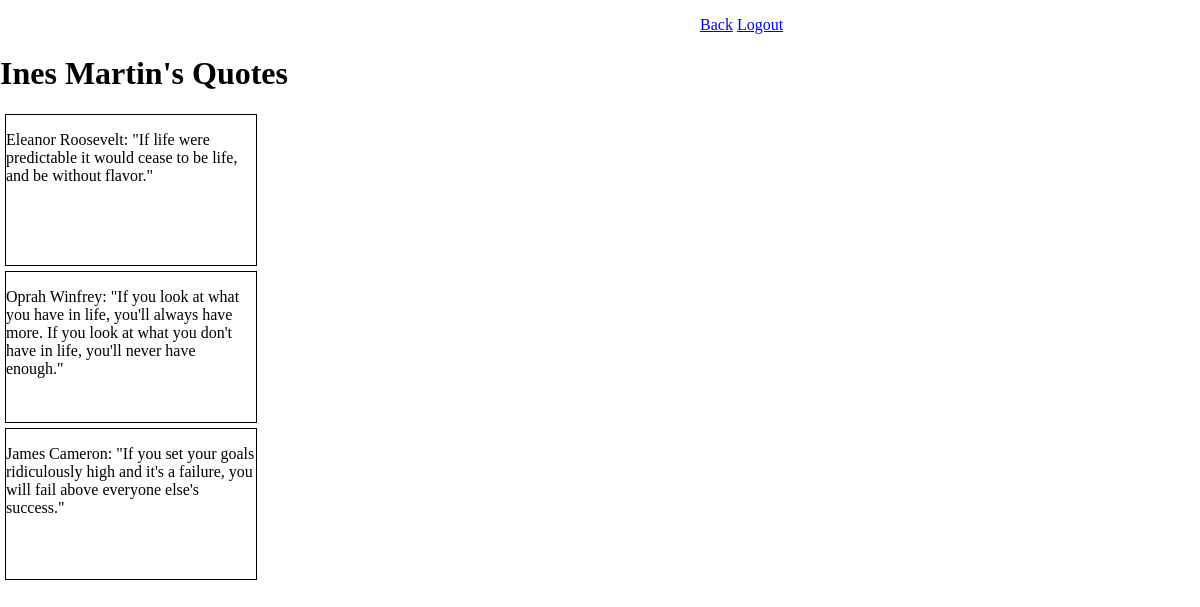
Screenshot of /user/2 (signed in) with the database file from the repository.
### belt_exam_app/models.py (models this page shows, shortened)
class User(models.Model):
    first_name = models.CharField(max_length=255)
    last_name = models.CharField(max_length=255)
    email = models.CharField(max_length=255)
    password = models.CharField(max_length=255)
    created_at = models.DateTimeField(auto_now_add=True)
    updated_at = models.DateTimeField(auto_now_add=True)
    objects = UserManager()

class Quote(models.Model):
    author = models.CharField(max_length=255, null= True)
    content = models.TextField()
    user = models.ForeignKey(User,related_name="quotes",on_delete=models.CASCADE)    # one to many
    likes = models.ManyToManyField(User, related_name="liked_quotes")    # many to many
    created_at = models.DateTimeField(auto_now_add=True)
    updated_at = models.DateTimeField(auto_now_add=True)
    objects = QuoteManager()

### belt_exam_app/views.py (the view)
# urls.py: path("user/<int:userID>", views.user_quotes),
def user_quotes(request, userID):
    context = {
        "addedQuotes" : Quote.objects.filter(user= userID),
        "userLoggedIn" : User.objects.get(id= request.session["userLoggedIn"]),
        "userWhoQuoted" : User.objects.get(id= userID)
    }
    return render(request, "user_quotes.html", context)

### belt_exam_app/templates/user_quotes.html (shortened to what this page needs)
<!DOCTYPE html>
<html lang="en">
<head>
    {% load static %}
    <link rel="stylesheet" href="{% static 'css/style.css' %}">
</head>
<body>
    <p style="margin-left: 700px;"><a href="/quotes">Back</a> <a href="/logout">Logout</a></p>
    <h1> {{userWhoQuoted.first_name}} {{userWhoQuoted.last_name}}'s Quotes</h1>
    {% for quote in addedQuotes %}
    <div class="quote_container">
        <p>{{quote.author}}: {{quote.content}}</p>
    </div>
    {% endfor %}
</body>
</html>

### belt_exam_app/static/css/style.css (style rules this page uses)
body { margin: 0px; }
.quote_container { width: 250px; height: 150px; border: 1px solid black; padding: 5x; margin: 5px; text-align: left; }

### rows the page displays
User: first_name "Ines", last_name "Martin"
Quote: author "Eleanor Roosevelt", content "\"If life were predictable it would cease to be life, and be without flavor.\""
Quote: author "Oprah Winfrey", content "\"If you look at what you have in life, you'll always have more. If you look at what you don't have in life, you'll never have enough.\""
Quote: author "James Cameron", content "\"If you set your goals ridiculously high and it's a failure, you will fail above everyone else's success.\""
